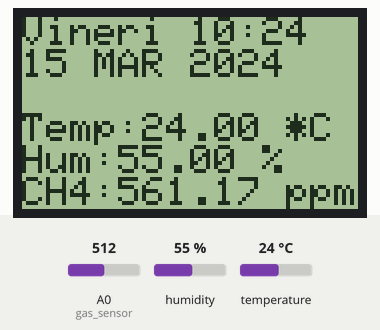
This sketch was run on a simulated Arduino Leonardo, built with avr-gcc and run on an emulated ATmega32U4. Parts: 84×48 one-colour display. The inputs (shaded band) are chosen by the test bench; at power-on: A0 (gas_sensor) = 512, humidity 55 %, temperature 24 °C. The local clock reads 2024-03-15 10:24:30 at power-on unless the sketch sets it.

Above: at 1.2 s.
1.3 s: A0 (gas_sensor) set to 1006
At 1.8 s:
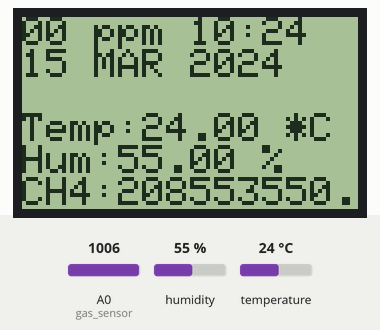
7.3 s: A0 (gas_sensor) set to 1023
At 8.2 s:
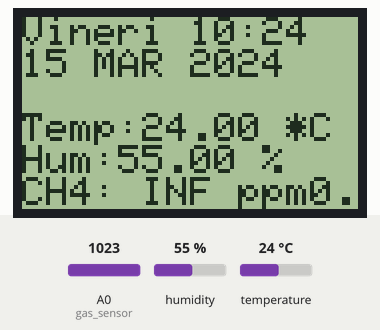
8.8 s: humidity set to 22 %
At 11.0 s:
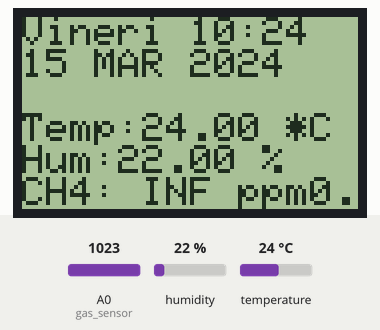
11.6 s: temperature set to 12 °C
At 12.7 s:
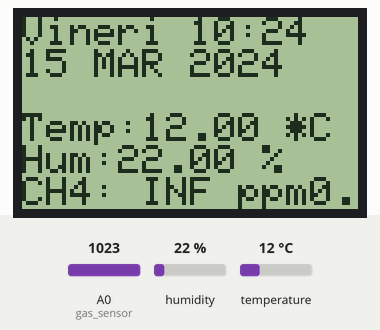
13.7 s: humidity set to 40 %
At 15.4 s:
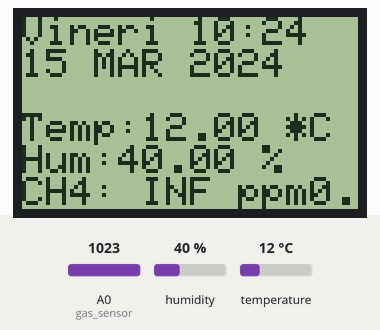
15.7 s: A0 (gas_sensor) set to 900
At 16.4 s:
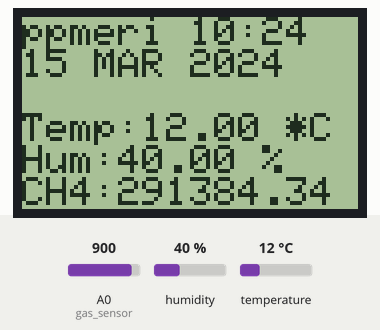
Timing chart, 0 to 18.7 s (numbered marks = the images above; inputs shaded):
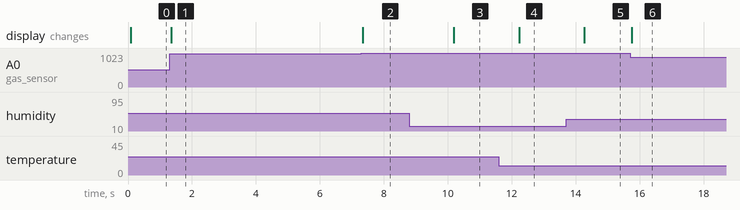

The sketch:

indoor_monitoring.ino
```cpp
#include <DHT.h>
#include <DHT_U.h>
#include <Nokia_LCD.h>
#include <Wire.h>
#include "RTClib.h"
RTC_DS1307 rtc;

unsigned long startMillis;  //some global variables available anywhere in the program
unsigned long currentMillis;
const unsigned long period = 60000;  //the value is a number of milliseconds

char monthsOfTheYear[12][4] = {"IAN", "FEB", "MAR", "APR", "MAI", "IUN", "IUL", "AUG", "SEP", "OCT", "NOV", "DEC"};
char daysOfTheWeek[7][12] = {"Duminica", "Luni", "Marti", "Miercuri", "Joi", "Vineri", "Sambata"};

int gas_sensor = A0; //Sensor pin
float m = -0.318; //Slope
float b = 1.133; //Y-Intercept
float R0 = 5.5; //Sensor Resistance in fresh air from previous code

#define DHTPIN 7
#define DHTTYPE DHT22

DHT temp_hum_sensor(DHTPIN, DHTTYPE);
Nokia_LCD lcd(8 /* CLK */, 9 /* DIN */, 10 /* DC */, 11 /* CE */, 12 /* RST */);

/**
 * Or, if you would like to control the backlight on your own, init the lcd without the last argument
 * Nokia_LCD lcd(13, 12, 11, 10, 9);
*/

void setup() {
  // Initialize the screen
  lcd.begin();
  // Turn on the backlight
  lcd.setBacklight(false);
  // Set the contrast
  lcd.setContrast(45);  // Good values are usualy between 40 and 60
  lcd.clear();
  temp_hum_sensor.begin();

  startMillis = millis();  //initial start time
  while (!Serial); // for Leonardo/Micro/Zero
  Serial.begin(57600);
  if (! rtc.begin()) {
   Serial.println("Couldn't find RTC");
   while (1);
  }
  if (! rtc.isrunning()) {
   Serial.println("RTC is NOT running!");
   // following line sets the RTC to the date & time this sketch was compiled
   rtc.adjust(DateTime(F(__DATE__), F(__TIME__)));
   // This line sets the RTC with an explicit date & time, for example to set
   // January 21, 2014 at 3am you would call:
   // rtc.adjust(DateTime(2020, 1, 1, 0, 0, 0));
  }
}

void loop() {
  currentMillis = millis();  //get the current "time" (actually the number of milliseconds since the program started)
  if (currentMillis - startMillis >= period || currentMillis <= period)  //test whether the period has elapsed
  {
    float sensor_volt=0; //Define variable for sensor voltage
    float RS_gas=0; //Define variable for sensor resistance
    float ratio=0; //Define variable for ratio
    float sensorValue = analogRead(gas_sensor); //Read analog values of sensor
    sensor_volt = sensorValue * (5.0 / 1023.0); //Convert analog values to voltage
    RS_gas = ((5.0 * 10.0) / sensor_volt) - 10.0; //Get value of RS in a gas
    ratio = RS_gas / R0;   // Get ratio RS_gas/RS_air

    double ppm_log = (log10(ratio) - b) / m; //Get ppm value in linear scale according to the the ratio value
    double ppm = pow(10, ppm_log); //Convert ppm value to log scale
    double percentage = ppm / 10000; //Convert to percentage

    float hum = temp_hum_sensor.readHumidity();
    float temp = temp_hum_sensor.readTemperature();

    DateTime now = rtc.now();

    lcd.setCursor(0,0);
    lcd.print(daysOfTheWeek[now.dayOfTheWeek()]);lcd.print(" ");lcd.print(now.hour());lcd.print(":");lcd.println(now.minute());
    lcd.print(now.day());
    lcd.print(" ");
    lcd.print(monthsOfTheYear[now.month()-1]);
    lcd.print(" ");
    lcd.println(now.year());
    lcd.print("\n");
    lcd.print("Temp:");lcd.print(temp);lcd.println(" *C");
    lcd.print("Hum:");lcd.print(hum);lcd.println(" %");
    lcd.print("CH4:");lcd.print(ppm);lcd.println(" ppm");
    startMillis = currentMillis;  //IMPORTANT to save the start time of the current LED state.
  }

  // over 2000 is baaad
}
```

Measured:
- the behaviour switches between 1022 and 1023 on A0 (gas_sensor) (found by bisection; images 1 and 2)
- after the input at 1.3 s, the display: changes after 0.06 s (image 1)
- after the input at 7.3 s, the display: changes at once (image 2)
- after the input at 8.8 s, the display: changes after 1.4 s (image 3)
- after the input at 11.6 s, the display: changes after 0.63 s (image 4)
- after the input at 13.7 s, the display: changes after 0.57 s (image 5)
- after the input at 15.7 s, the display: changes after 0.06 s (image 6)
